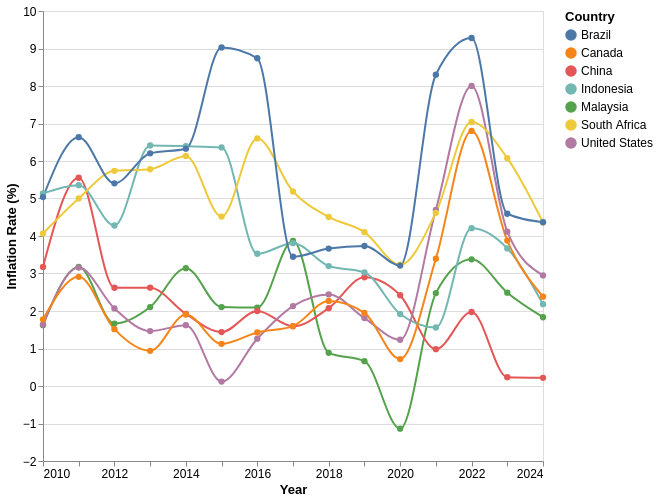

Source (Vega-Lite JSON):
### Vega-Lite specification from a JSON file in a GitHub repository (floating-point values rounded to 4 significant figures)
{"$schema": "https://vega.github.io/schema/vega-lite/v5.json", "description": "Inflation Rate Trends (2010–2024) across selected countries.", "width": 500, "height": 450, "data": {"values": [{"Country": "Malaysia", "Year": 2010, "Inflation": 1.623}, {"Country": "Malaysia", "Year": 2011, "Inflation": 3.174}, {"Country": "Malaysia", "Year": 2012, "Inflation": 1.664}, {"Country": "Malaysia", "Year": 2013, "Inflation": 2.105}, {"Country": "Malaysia", "Year": 2014, "Inflation": 3.143}, {"Country": "Malaysia", "Year": 2015, "Inflation": 2.104}, {"Country": "Malaysia", "Year": 2016, "Inflation": 2.091}, {"Country": "Malaysia", "Year": 2017, "Inflation": 3.871}, {"Country": "Malaysia", "Year": 2018, "Inflation": 0.8847}, {"Country": "Malaysia", "Year": 2019, "Inflation": 0.6629}, {"Country": "Malaysia", "Year": 2020, "Inflation": -1.139}, {"Country": "Malaysia", "Year": 2021, "Inflation": 2.477}, {"Country": "Malaysia", "Year": 2022, "Inflation": 3.379}, {"Country": "Malaysia", "Year": 2023, "Inflation": 2.489}, {"Country": "Malaysia", "Year": 2024, "Inflation": 1.834}, {"Country": "China", "Year": 2010, "Inflation": 3.175}, {"Country": "China", "Year": 2011, "Inflation": 5.554}, {"Country": "China", "Year": 2012, "Inflation": 2.62}, {"Country": "China", "Year": 2013, "Inflation": 2.621}, {"Country": "China", "Year": 2014, "Inflation": 1.922}, {"Country": "China", "Year": 2015, "Inflation": 1.437}, {"Country": "China", "Year": 2016, "Inflation": 2.0}, {"Country": "China", "Year": 2017, "Inflation": 1.593}, {"Country": "China", "Year": 2018, "Inflation": 2.075}, {"Country": "China", "Year": 2019, "Inflation": 2.899}, {"Country": "China", "Year": 2020, "Inflation": 2.419}, {"Country": "China", "Year": 2021, "Inflation": 0.981}, {"Country": "China", "Year": 2022, "Inflation": 1.974}, {"Country": "China", "Year": 2023, "Inflation": 0.2348}, {"Country": "China", "Year": 2024, "Inflation": 0.2181}, {"Country": "Indonesia", "Year": 2010, "Inflation": 5.134}, {"Country": "Indonesia", "Year": 2011, "Inflation": 5.356}, {"Country": "Indonesia", "Year": 2012, "Inflation": 4.28}, {"Country": "Indonesia", "Year": 2013, "Inflation": 6.412}, {"Country": "Indonesia", "Year": 2014, "Inflation": 6.395}, {"Country": "Indonesia", "Year": 2015, "Inflation": 6.363}, {"Country": "Indonesia", "Year": 2016, "Inflation": 3.526}, {"Country": "Indonesia", "Year": 2017, "Inflation": 3.809}, {"Country": "Indonesia", "Year": 2018, "Inflation": 3.198}, {"Country": "Indonesia", "Year": 2019, "Inflation": 3.031}, {"Country": "Indonesia", "Year": 2020, "Inflation": 1.92}, {"Country": "Indonesia", "Year": 2021, "Inflation": 1.56}, {"Country": "Indonesia", "Year": 2022, "Inflation": 4.209}, {"Country": "Indonesia", "Year": 2023, "Inflation": 3.669}, {"Country": "Indonesia", "Year": 2024, "Inflation": 2.182}, {"Country": "United States", "Year": 2010, "Inflation": 1.64}, {"Country": "United States", "Year": 2011, "Inflation": 3.157}, {"Country": "United States", "Year": 2012, "Inflation": 2.069}, {"Country": "United States", "Year": 2013, "Inflation": 1.465}, {"Country": "United States", "Year": 2014, "Inflation": 1.622}, {"Country": "United States", "Year": 2015, "Inflation": 0.1186}, {"Country": "United States", "Year": 2016, "Inflation": 1.262}, {"Country": "United States", "Year": 2017, "Inflation": 2.13}, {"Country": "United States", "Year": 2018, "Inflation": 2.443}, {"Country": "United States", "Year": 2019, "Inflation": 1.812}, {"Country": "United States", "Year": 2020, "Inflation": 1.234}, {"Country": "United States", "Year": 2021, "Inflation": 4.698}, {"Country": "United States", "Year": 2022, "Inflation": 8.003}, {"Country": "United States", "Year": 2023, "Inflation": 4.116}, {"Country": "United States", "Year": 2024, "Inflation": 2.95}, {"Country": "Canada", "Year": 2010, "Inflation": 1.777}, {"Country": "Canada", "Year": 2011, "Inflation": 2.912}, {"Country": "Canada", "Year": 2012, "Inflation": 1.516}, {"Country": "Canada", "Year": 2013, "Inflation": 0.9383}, {"Country": "Canada", "Year": 2014, "Inflation": 1.907}, {"Country": "Canada", "Year": 2015, "Inflation": 1.125}, {"Country": "Canada", "Year": 2016, "Inflation": 1.429}, {"Country": "Canada", "Year": 2017, "Inflation": 1.597}, {"Country": "Canada", "Year": 2018, "Inflation": 2.268}, {"Country": "Canada", "Year": 2019, "Inflation": 1.949}, {"Country": "Canada", "Year": 2020, "Inflation": 0.717}, {"Country": "Canada", "Year": 2021, "Inflation": 3.395}, {"Country": "Canada", "Year": 2022, "Inflation": 6.803}, {"Country": "Canada", "Year": 2023, "Inflation": 3.879}, {"Country": "Canada", "Year": 2024, "Inflation": 2.382}, {"Country": "South Africa", "Year": 2010, "Inflation": 4.067}, {"Country": "South Africa", "Year": 2011, "Inflation": 5.001}, {"Country": "South Africa", "Year": 2012, "Inflation": 5.738}, {"Country": "South Africa", "Year": 2013, "Inflation": 5.78}, {"Country": "South Africa", "Year": 2014, "Inflation": 6.133}, {"Country": "South Africa", "Year": 2015, "Inflation": 4.519}, {"Country": "South Africa", "Year": 2016, "Inflation": 6.603}, {"Country": "South Africa", "Year": 2017, "Inflation": 5.186}, {"Country": "South Africa", "Year": 2018, "Inflation": 4.51}, {"Country": "South Africa", "Year": 2019, "Inflation": 4.103}, {"Country": "South Africa", "Year": 2020, "Inflation": 3.232}, {"Country": "South Africa", "Year": 2021, "Inflation": 4.619}, {"Country": "South Africa", "Year": 2022, "Inflation": 7.04}, {"Country": "South Africa", "Year": 2023, "Inflation": 6.075}, {"Country": "South Africa", "Year": 2024, "Inflation": 4.361}, {"Country": "Brazil", "Year": 2010, "Inflation": 5.039}, {"Country": "Brazil", "Year": 2011, "Inflation": 6.636}, {"Country": "Brazil", "Year": 2012, "Inflation": 5.403}, {"Country": "Brazil", "Year": 2013, "Inflation": 6.204}, {"Country": "Brazil", "Year": 2014, "Inflation": 6.329}, {"Country": "Brazil", "Year": 2015, "Inflation": 9.03}, {"Country": "Brazil", "Year": 2016, "Inflation": 8.739}, {"Country": "Brazil", "Year": 2017, "Inflation": 3.446}, {"Country": "Brazil", "Year": 2018, "Inflation": 3.665}, {"Country": "Brazil", "Year": 2019, "Inflation": 3.733}, {"Country": "Brazil", "Year": 2020, "Inflation": 3.212}, {"Country": "Brazil", "Year": 2021, "Inflation": 8.302}, {"Country": "Brazil", "Year": 2022, "Inflation": 9.28}, {"Country": "Brazil", "Year": 2023, "Inflation": 4.594}, {"Country": "Brazil", "Year": 2024, "Inflation": 4.367}]}, "mark": {"type": "line", "point": {"filled": true, "size": 40}, "interpolate": "monotone", "strokeWidth": 2}, "encoding": {"x": {"field": "Year", "type": "quantitative", "axis": {"title": "Year", "format": "d"}}, "y": {"field": "Inflation", "type": "quantitative", "axis": {"title": "Inflation Rate (%)"}, "scale": {"domain": [-2, 10]}}, "color": {"field": "Country", "type": "nominal", "title": "Country"}, "tooltip": [{"field": "Country", "type": "nominal"}, {"field": "Year", "type": "quantitative"}, {"field": "Inflation", "type": "quantitative", "format": ".2f"}]}, "config": {"axis": {"labelFontSize": 12, "titleFontSize": 13, "gridColor": "#ddd"}, "axisX": {"grid": false}, "legend": {"labelFontSize": 12, "titleFontSize": 13}}}
